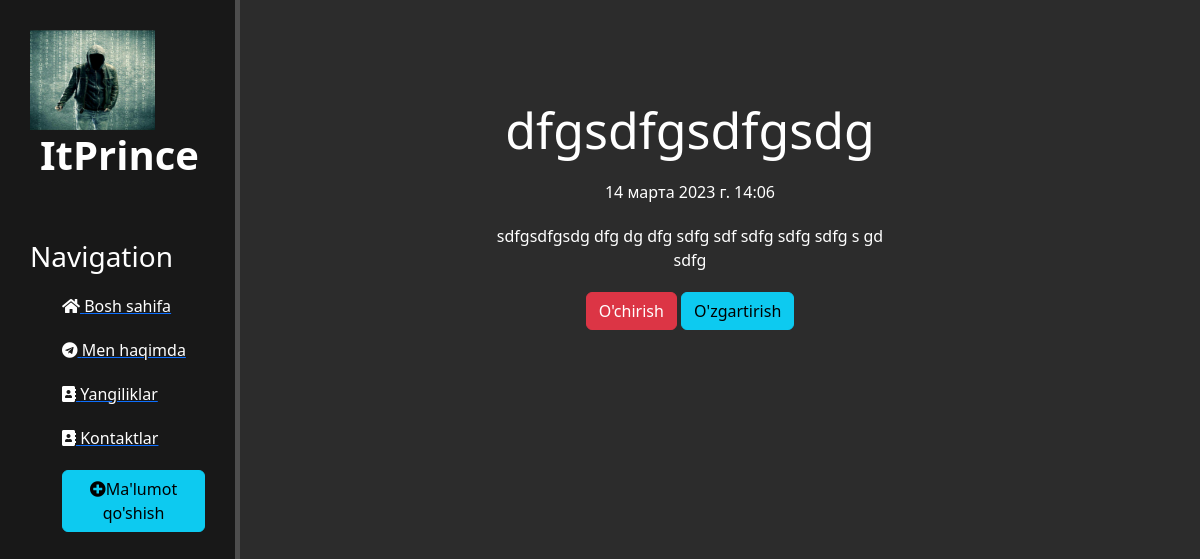
Screenshot of /news/7 with the database file from the repository.
### news/models.py (models this page shows, shortened)
class Articles(models.Model):
    title = models.CharField("Nomlanishi", max_length=500)
    anons = models.CharField("Anons", max_length=2500)
    full_text = models.TextField("Statya")
    date = models.DateTimeField("Chiqarilgan sana")
    class Meta:
        verbose_name = "Yangilik"
        verbose_name_plural = "Yangiliklar"

### news/views.py (the view)
# urls.py: path('<int:pk>', NewsDetailView.as_view(), name="news_detail"),
class NewsDetailView(DetailView):
    model = Articles
    template_name = 'news/details_view.html'
    context_object_name = 'article'

### templates/news/details_view.html (shortened to what this page needs)
{% extends 'main/layout.html' %}
{% block content %}
    <div class="features">
        <h1>{{ article.title }}</h1>
        <p>{{ article.date }}</p>
        <p>{{ article.full_text }}</p>
        <a href="{% url 'news_delete' article.id %}" class="btn btn-danger"> O'chirish </a>
        <a href="{% url 'news_update' article.id %}" class="btn btn-info"> O'zgartirish </a>
    </div>
{% endblock %}

### static/main/css/main.css (style rules this page uses)
body { background: #2c2c2c; }
main .features { float: left; color: #fff; margin-top: 100px; text-align: center; width: 75%; }
main .features h1 { font-size: 50px; }
main .features p { max-width: 400px; margin: 20px auto }

### rows the page displays
Articles: title "dfgsdfgsdfgsdg", date "14 марта 2023 г. 14:06", full_text "sdfgsdfgsdg dfg dg dfg sdfg sdf sdfg sdfg sdfg s gd sdfg"
